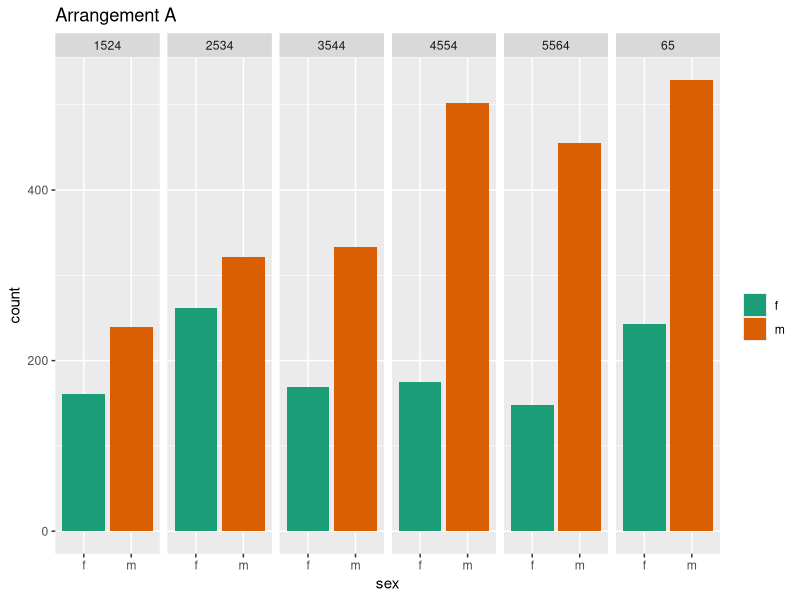
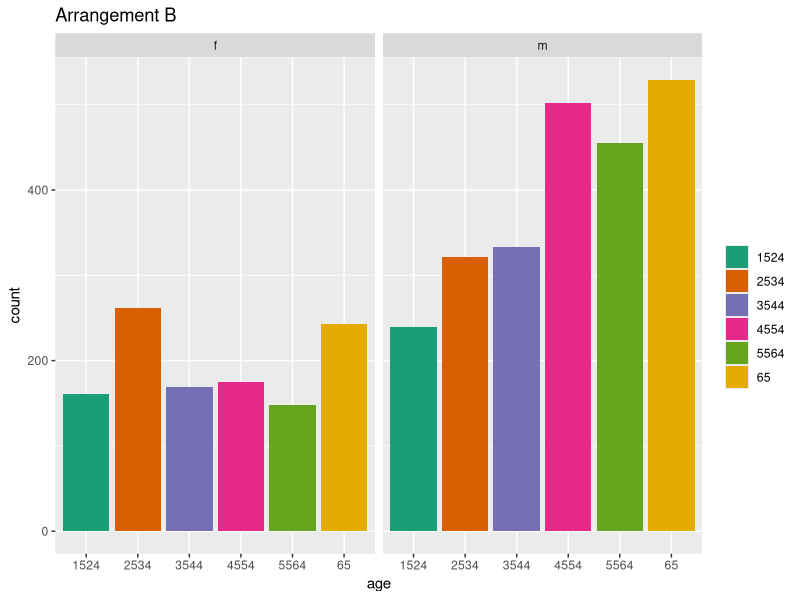
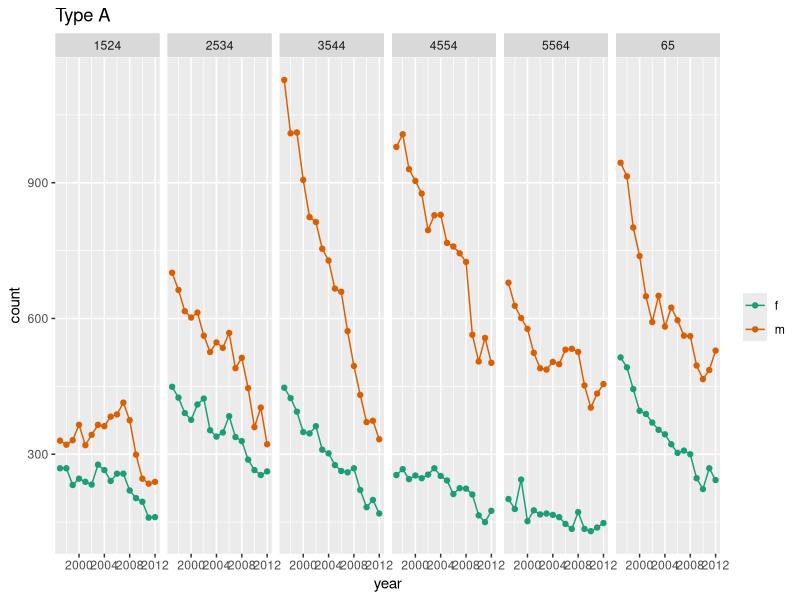
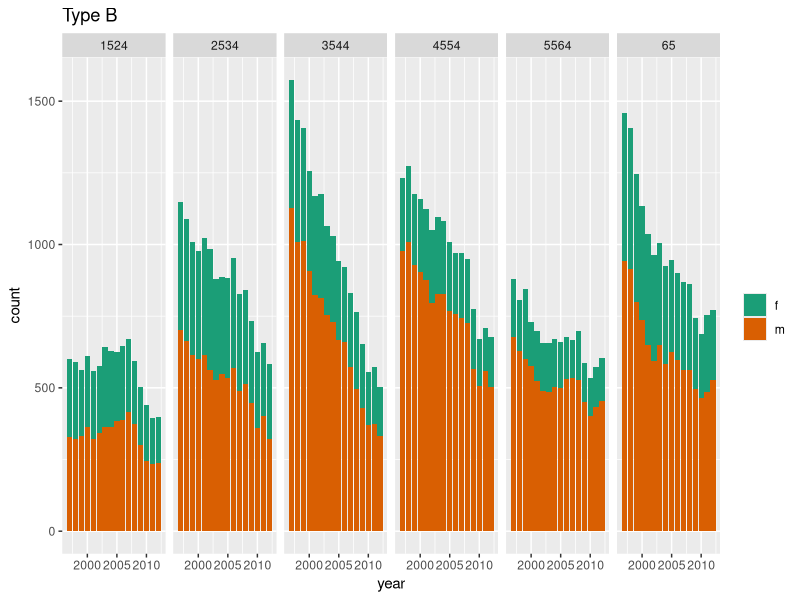
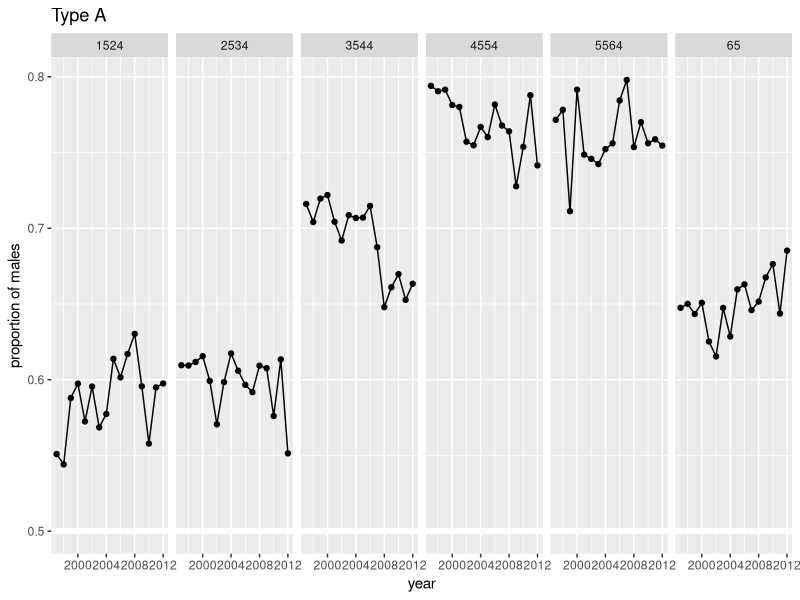
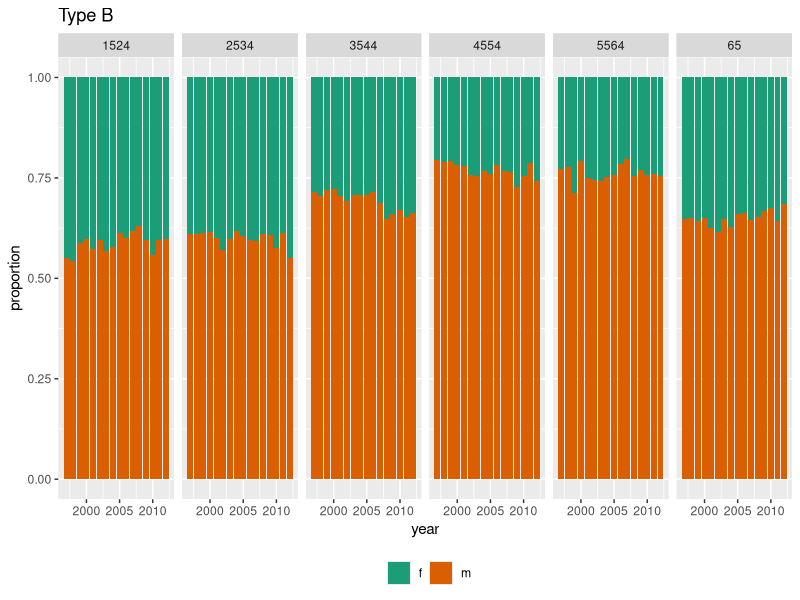
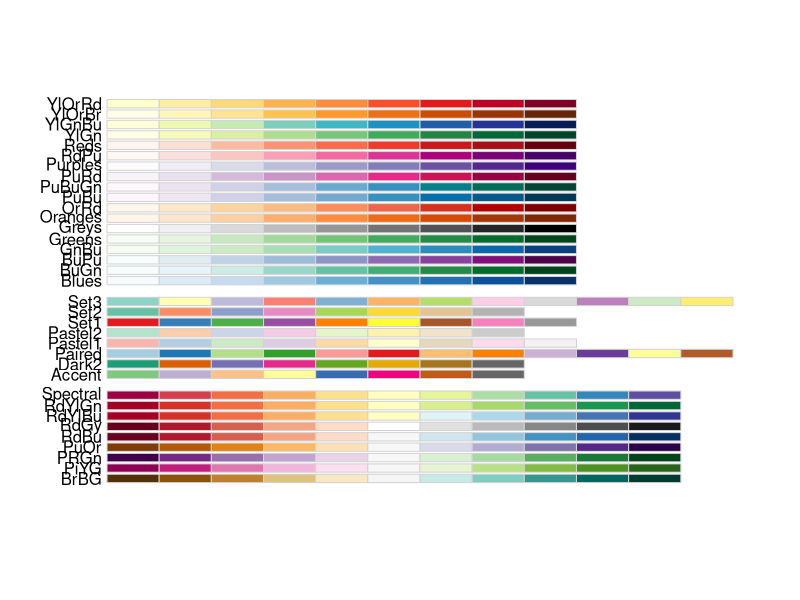
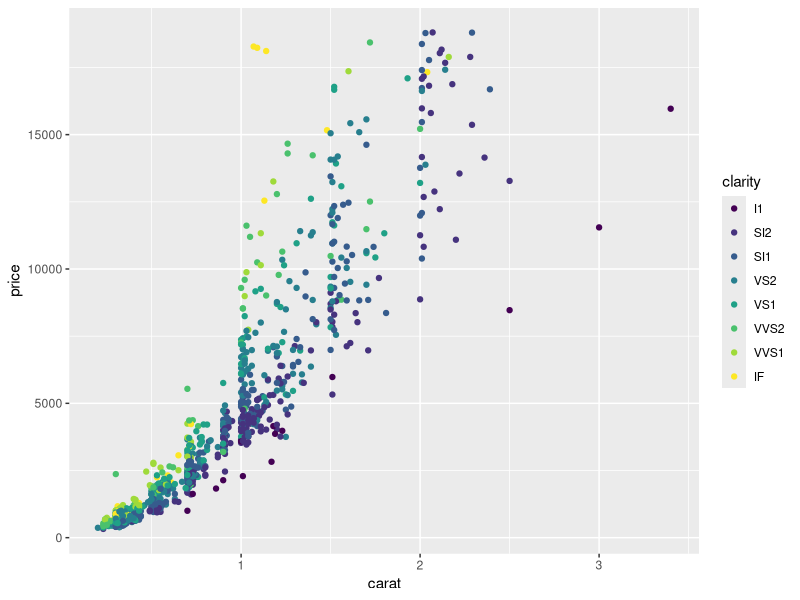

Generate these figures, in order, with R:
## ---- chunk 1
knitr::opts_chunk$set(
  echo=FALSE,
  message = FALSE,
  warning = FALSE,
  error = FALSE, 
  collapse = TRUE,
  comment = "",
  fig.height = 6,
  fig.width = 10,
  fig.align = "center",
  fig.retina = 3,
  cache = FALSE
)
## ---- chunk 2
library(tidyverse)
library(RColorBrewer)
library(gridExtra)
library(dichromat)
library(here)
## ---- chunk 3
tb <- read_csv(here::here("data/TB_notifications_2019-07-01.csv")) %>% 
  select(country, iso3, year, new_sp_m04:new_sp_fu) %>%
  gather(stuff, count, new_sp_m04:new_sp_fu) %>%
  separate(stuff, c("stuff1", "stuff2", "sexage")) %>%
  select(-stuff1, -stuff2) %>%
  mutate(sex=substr(sexage, 1, 1), 
         age=substr(sexage, 2, length(sexage))) %>%
  select(-sexage)

# Filter years between 1997 and 2012 due to missings
tb_us <- tb %>% 
  filter(country == "United States of America") %>%
  filter(!(age %in% c("04", "014", "514", "u"))) %>%
  filter(year > 1996, year < 2013)
## ---- chunk 4
tb_us %>% filter(year == 2012) %>%
  ggplot(aes(x=sex, y=count, fill=sex)) +
  geom_bar(stat="identity", position="dodge") + 
  facet_wrap(~age, ncol=6) +
  scale_fill_brewer("", palette="Dark2") +
  ggtitle("Arrangement A")
## ---- chunk 5
tb_us %>% filter(year == 2012) %>%
  ggplot(aes(x=age, y=count, fill=age)) +
  geom_bar(stat="identity", position="dodge") + 
  facet_wrap(~sex, ncol=6) +
  scale_fill_brewer("", palette="Dark2") +
  ggtitle("Arrangement B")
## ---- chunk 6
ggplot(tb_us, aes(x=year, y=count, colour=sex)) +
  geom_line() + geom_point() +
  facet_wrap(~age, ncol=6) +
  scale_colour_brewer("", palette="Dark2") +
  ggtitle("Type A")
## ---- chunk 7
# This uses a color blind proof scale
ggplot(tb_us, aes(x=year, y=count, fill=sex)) +
  geom_bar(stat="identity") + 
  facet_wrap(~age, ncol=6) +
  scale_fill_brewer("", palette="Dark2") +
  ggtitle("Type B")
## ---- chunk 8
tb_us %>% group_by(year, age) %>% 
  summarise(p = count[sex=="m"]/sum(count)) %>%
  ggplot(aes(x=year, y=p)) +
  geom_hline(yintercept = 0.50, colour="white", size=2) +
  geom_line() + geom_point() +
  facet_wrap(~age, ncol=6) +
  ylab("proportion of males") +
  ggtitle("Type A")
## ---- chunk 9
# Fill the bars, note the small change to the code
ggplot(tb_us, aes(x=year, y=count, fill=sex)) +
  geom_bar(stat="identity", position="fill") + 
  facet_wrap(~age, ncol=6) +
  scale_fill_brewer("", palette="Dark2") + ylab("proportion") +
  ggtitle("Type B") + theme(legend.position = "bottom")
## ---- chunk 10
display.brewer.all()
## ---- chunk 11
dsamp <- diamonds[sample(nrow(diamonds), 1000), ]
(d <- ggplot(dsamp, aes(carat, price)) +
  geom_point(aes(colour = clarity)))
## ---- chunk 12
d + scale_colour_brewer()
## ---- chunk 13
d + scale_colour_brewer(palette="PRGn")
## ---- chunk 14
d + scale_colour_brewer(palette="Set1")
## ---- chunk 15
library(scales)
library(dichromat)
clrs <- hue_pal()(9)
d + theme(legend.position = "none")
clrs <- dichromat(hue_pal()(9))
d + scale_fill_manual("", values=clrs) + theme(legend.position = "none")
## ---- chunk 16
clrs <- hue_pal()(9)
p1 <- d + theme(legend.position = "none") + scale_color_discrete()

clrs <- dichromat(hue_pal()(9))
p2 <- d + scale_color_manual("", values=clrs) + theme(legend.position = "none")

grid.arrange(p1, p2, ncol=1)
## ---- chunk 17
set.seed(20190715)
df <- data.frame(x=runif(100), y=runif(100), cl=sample(c(rep("A", 1), rep("B", 99))))
ggplot(data=df, aes(x, y, shape=cl)) + theme_bw() + 
  geom_point(size=3) +
  theme(legend.position="None", aspect.ratio=1)
## ---- chunk 18
ggplot(data=df, aes(x, y, colour=cl)) + 
  geom_point(size=3) +
  theme_bw() + 
  scale_colour_brewer(palette="Set1") +
  theme(legend.position="None", aspect.ratio=1)
## ---- chunk 19
ggplot(tb_us, aes(x=year, y=count, colour=sex)) +
  geom_line() + geom_point() +
  facet_wrap(~age, ncol=6) +
  scale_colour_brewer("", palette="Dark2") +
  ggtitle("Arrangement A")
## ---- chunk 20
ggplot(tb_us, aes(x=year, y=count, colour=age)) +
  geom_line() + geom_point() +
  facet_wrap(~sex, ncol=6) +
  scale_colour_brewer("", palette="Dark2") +
  ggtitle("Arrangement B")
## ---- chunk 21
tb_us %>% filter(year == 2012) %>%
  ggplot(aes(x=sex, y=count, fill=sex)) +
  geom_bar(stat="identity", position="dodge") + 
  facet_wrap(~age, ncol=6) +
  scale_fill_brewer("", palette="Dark2") +
  ggtitle("Position - common scale ")
## ---- chunk 22
tb_us %>% filter(year == 2012) %>%
  ggplot(aes(x=1, y=count, fill=sex)) +
  geom_bar(stat="identity", position="fill") + 
  facet_wrap(~age, ncol=6) +
  scale_fill_brewer("", palette="Dark2") +
  ggtitle("Angle") + xlab("") + ylab("") +
  coord_polar(theta = "y")
## ---- chunk 23
tb_us %>% filter(year == 2012) %>%
  ggplot(aes(x=age, y=count, fill=age)) +
  geom_bar(stat="identity", position="dodge") + 
  facet_wrap(~sex, ncol=6) +
  scale_fill_brewer("", palette="Dark2") +
  ggtitle("Position - common scale ")
## ---- chunk 24
tb_us %>% filter(year == 2012) %>%
  ggplot(aes(x=1, y=count, fill=age)) +
  geom_bar(stat="identity", position="fill") + 
  facet_wrap(~sex, ncol=6) +
  scale_fill_brewer("", palette="Dark2") +
  ggtitle("Angle") + xlab("") + ylab("") +
  coord_polar(theta = "y")
## ---- chunk 25
ggplot(dsamp, aes(x=carat, y=price, colour = clarity)) +
  geom_point() +
  geom_smooth(se=FALSE) +
  scale_color_brewer(palette="Set1") +
  facet_wrap(~clarity, ncol=4)
## ---- chunk 26
ggplot(dsamp, aes(x=carat, y=price, colour = clarity)) +
  geom_point() +
  geom_smooth(se=FALSE) +
  scale_color_brewer(palette="Set1") 
